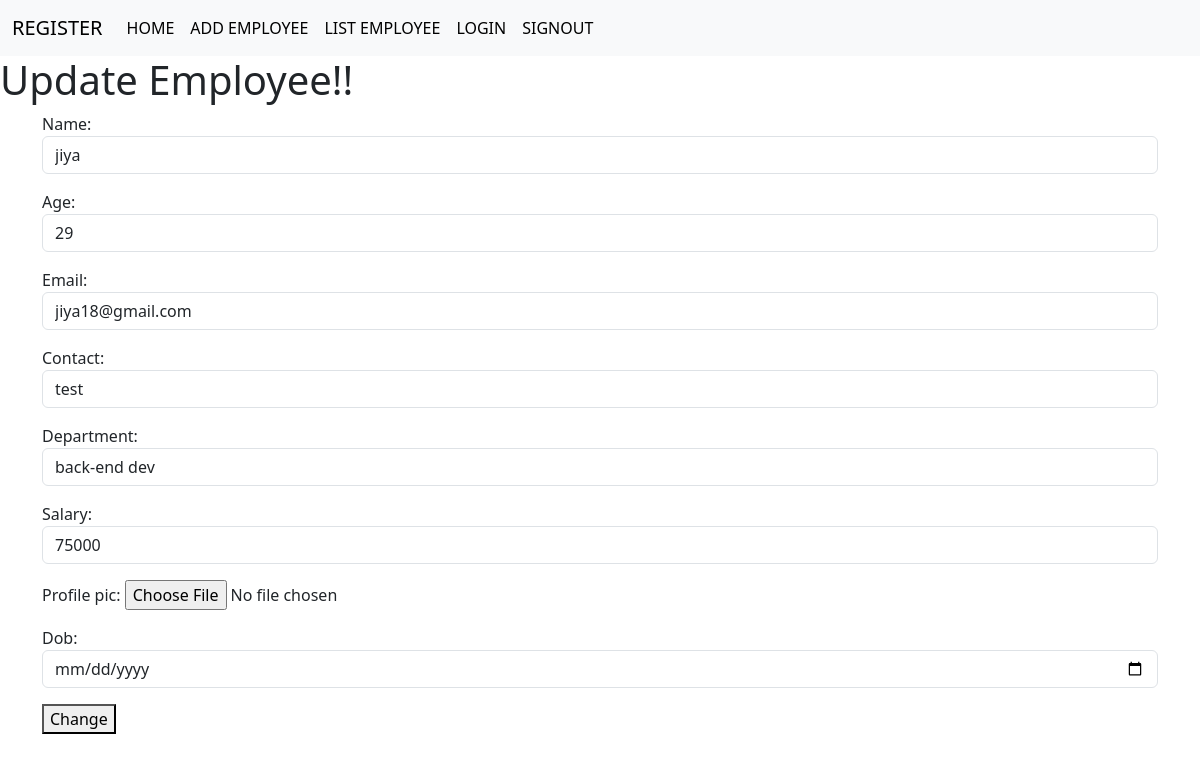
The app's page /employee/6/change (signed in) with its own data.
### crm/models.py (models this page shows, shortened)
class Employee(models.Model):
    name=models.CharField(max_length=100)
    age=models.PositiveIntegerField()
    email=models.EmailField(unique=True)
    contact=models.CharField(max_length=10,null=True)
    department=models.CharField(max_length=100)
    salary=models.PositiveIntegerField()
    profile_pic=models.ImageField(upload_to="images",null=True,blank=True)
    dob=models.DateField(null=True,blank=True)

### crm/views.py (the view, shortened to what this page needs)
# urls.py: path("employee/<int:pk>/change",views.EmployeeUpdateView.as_view(),name="emp-edit"),
@method_decorator(signin_required,name="dispatch")
class EmployeeUpdateView(View):
    def get(self,request,*args,**kwargs):
        id=kwargs.get("pk")
        obj=Employee.objects.get(id=id)
        form=EmployeeModelForm(instance=obj)
        return render(request,"emp_edit.html",{"form":form})

### crm/forms.py
class EmployeeModelForm(forms.ModelForm):
    class Meta:
        model=Employee
        fields="__all__"
        widgets={
            "name":forms.TextInput(attrs={"class":"form-control"}),
            "department":forms.TextInput(attrs={"class":"form-control"}),
            "salary":forms.NumberInput(attrs={"class":"form-control"}),
            "email":forms.EmailInput(attrs={"class":"form-control"}),
            "age":forms.NumberInput(attrs={"class":"form-control"}),
            "contact":forms.TextInput(attrs={"class":"form-control","rows":5}),
            "dob":forms.TextInput(attrs={"class":"form-control", "type":"date"})
        }

### crm/views.py (called while the page is built)
def signin_required(fn):
    def wrapper(request,*args, **kwargs):
        if not request.user.is_authenticated:
            messages.error(request,"Invalid Session")
            return redirect("signin")
        else:
            return fn(request,*args,**kwargs)
    return wrapper

### crm/templates/emp_edit.html (shortened to what this page needs)
{%extends 'base.html'%}
{%block body_block%}
<h1>Update Employee!!</h1>
    <div class="container">
        <form action="" method="post" enctype="multipart/form-data">
            {{form.as_p}}
            <button type="submit">Change</button>
        </form>
    </div>
    {%endblock%}

### records on screen
Employee: name "jiya", age "29", email "jiya18@gmail.com", contact "test", department "back-end dev", salary "75000"
